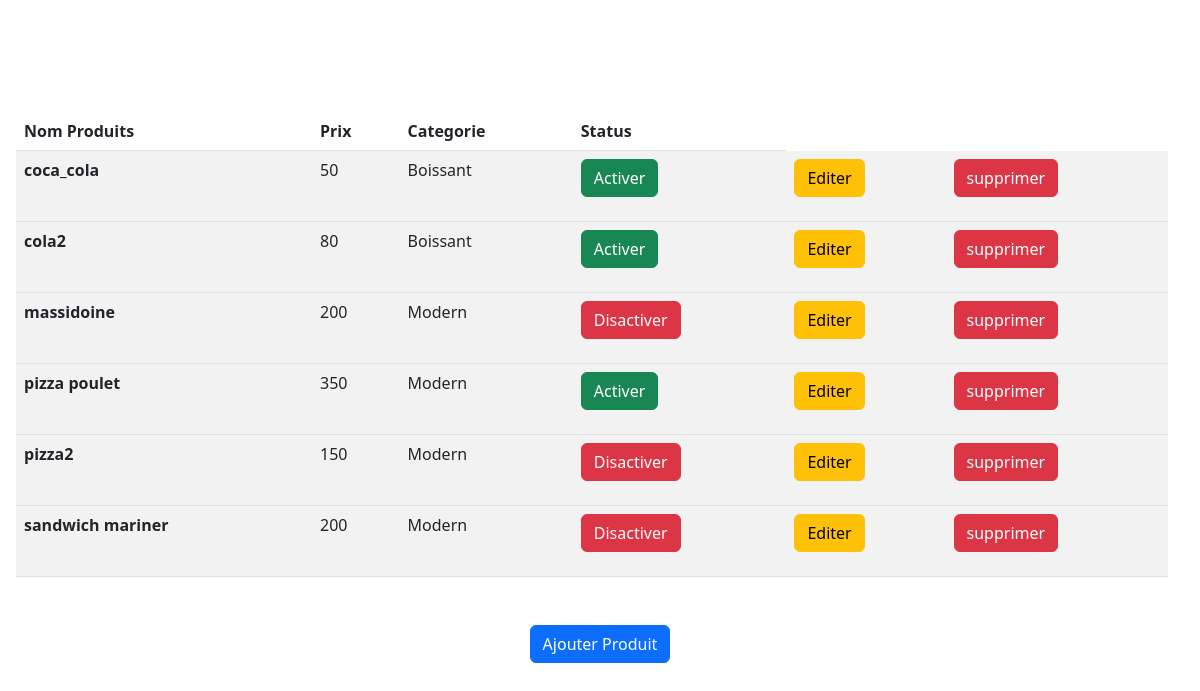
Before: /editer-products with the older database file.
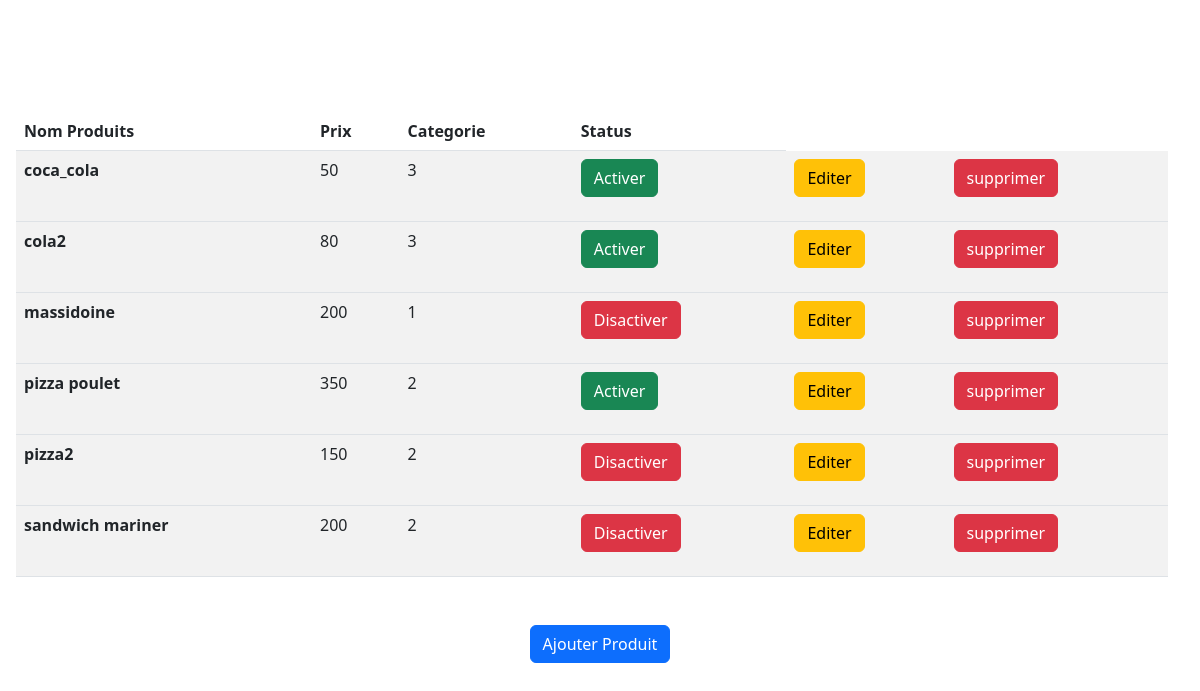
After: the same page with the newer database file.
### main/models.py (models this page shows, shortened)
class Products(models.Model):
    prodCatChoices = [
        ('1', 'Traditionelle'),
        ('2', 'Modern'),
        ('3', 'Boissant')
    ]
    prodName = models.CharField(max_length=30,null=False,help_text='entrer le nom de produit',verbose_name='nom de produit')
    prodPrix = models.IntegerField(null=False,help_text='prix de produit',verbose_name='prix de produit')
    prodCat = models.CharField(max_length=1,choices=prodCatChoices,null=False,help_text='choisit la categorie de ce produit',verbose_name='categorie de produit')
    isActive = models.BooleanField(help_text='activer ou desactiver ce produit', verbose_name='status de produit',default=True)
    img=models.ImageField(default='default.jpg',upload_to='profile_pics')

### main/views.py (the view)
# urls.py: path('editer-products', editProdsView, name='editer-products'),
def editProdsView(request):
    context = {}
    prods = Products.objects.all().order_by('prodName')
    context['products'] = prods
    if 'act-dis' in request.POST:
        prod = Products.objects.get(id=request.POST['act-dis'])
        prod.isActive = not prod.isActive
        prod.save()
    return render(request,"main/products.html",context)

### main/templates/main/products.html (shortened to what this page needs)
{% extends 'base.html'%}
{% load static %}
{% block header%}
  <link rel="stylesheet" href="{% static 'caissier.css' %}">
{% endblock header%}
{% block body%}
<div class="tableDiv">
  <table class="table table-hover table-striped" id="commTable">
      <thead>
        <tr>
          <th scope="col">Nom Produits</th>
          <th scope="col">Prix</th>
          <th scope="col">Categorie</th>
          <th scope="col">Status</th>
      </tr>
      </thead>
      {% for prod in products %}
      <tbody>
        <tr>
          <th scope="row">
            <p>{{prod.prodName}}</p>
          </th>
          <td>{{prod.prodPrix}}</td>
          <td>{{prod.prodCat}}</td>
          <td>
            <form method="post">{% csrf_token %}
                {% if prod.isActive %}
                    <button class="btn btn-success" type="submit" name="act-dis" value="{{prod.id}}">Activer</button></td>
                {% else %}
                    <button class="btn btn-danger" type="submit" name="act-dis" value="{{prod.id}}">Disactiver</button></td>
                {% endif %}
          <td><form method="post" action="ajouterEditer-product">{% csrf_token %}
              <button class="btn btn-warning" type="submit" name="editPrd" value={{prod.id}}>Editer</button>
              </form>
          </td>
          <td><form method="post" action="delete_product">{% csrf_token %}
            <button class="btn btn-danger" type="submit" name="delete_prod" value={{prod.id}}>supprimer</button>
            </form>
        </td>
        </tr>
      </tbody>
      {% endfor %}
    </table>
  </div>
  <a href="ajouterEditer-product"><div class="text-center"><button class="btn btn-primary" type="submit" name="button_ajouter" >Ajouter Produit</button></div></a>
  {% endblock body %}

Changed rows visible on the page:
changed Products "coca_cola": prodCat "Boissant" → "3"
changed Products "cola2": prodCat "Boissant" → "3"
changed Products "massidoine": prodCat "Modern" → "1"
changed Products "pizza poulet": prodCat "Modern" → "2"
changed Products "pizza2": prodCat "Modern" → "2"
changed Products "sandwich mariner": prodCat "Modern" → "2"
